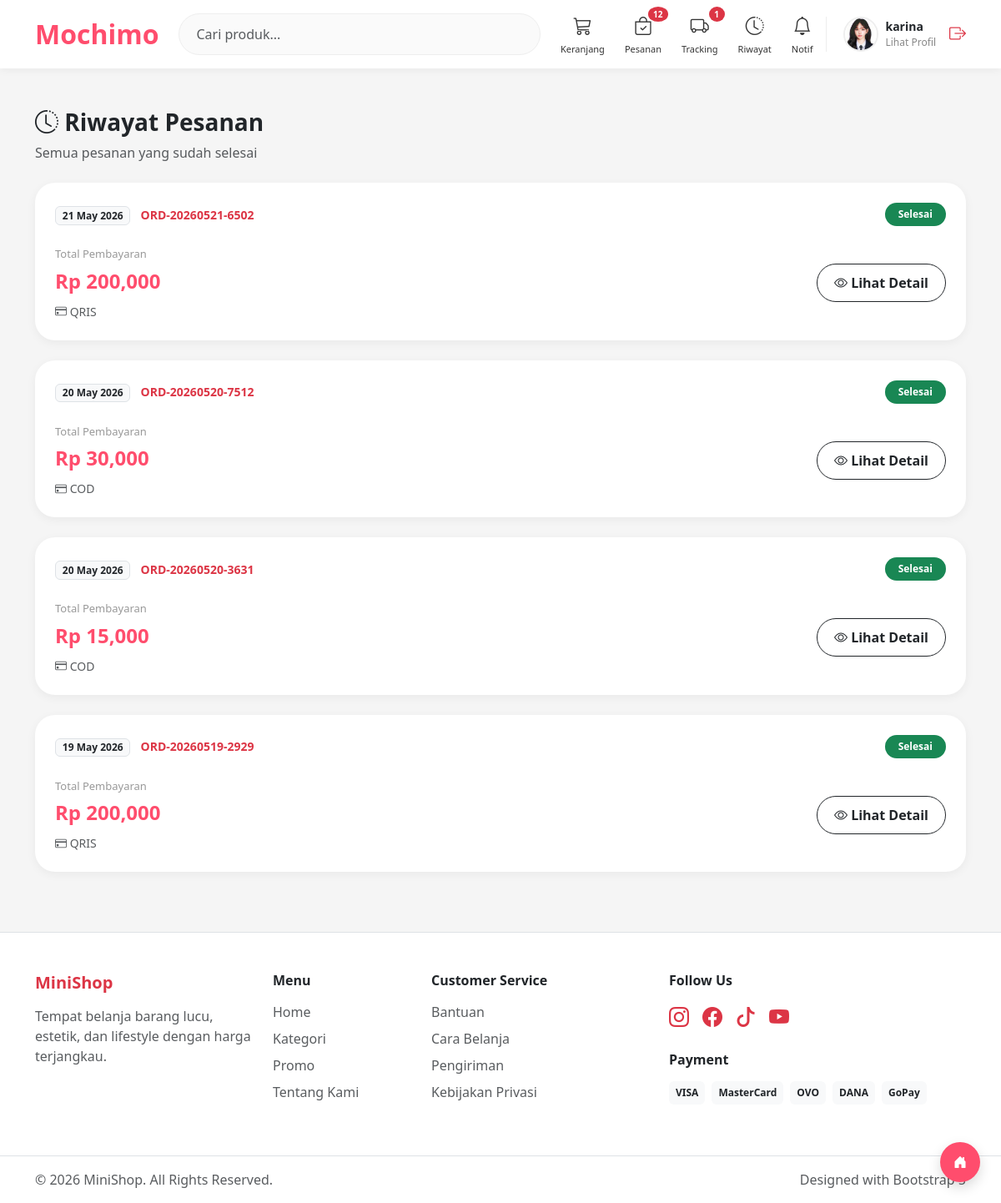
The app's page /customer/riwayat.php (signed in) with its own data.
### tables this page shows
CREATE TABLE `users` (
  `id_user` int NOT NULL,
  `nama` varchar(100) NOT NULL,
  `email` varchar(100) NOT NULL,
  `password` varchar(255) NOT NULL,
  `no_hp` varchar(20) DEFAULT NULL,
  `alamat` text,
  `foto` varchar(255) DEFAULT NULL,
  `role` enum('admin','customer') DEFAULT 'customer',
  `created_at` timestamp NOT NULL DEFAULT CURRENT_TIMESTAMP,
  `gender` varchar(10) DEFAULT NULL
);

CREATE TABLE `pesanan` (
  `id_pesanan` int NOT NULL,
  `id_user` int DEFAULT NULL,
  `tanggal_pesan` datetime DEFAULT CURRENT_TIMESTAMP,
  `total` int NOT NULL,
  `diskon` int NOT NULL,
  `total_bayar` int DEFAULT NULL,
  `status` enum('menunggu pembayaran','diproses','dikirim','selesai','dibatalkan') DEFAULT 'menunggu pembayaran',
  `alamat_pengiriman` text,
  `metode_pembayaran` varchar(50) DEFAULT NULL,
  `nomor_pesanan` varchar(50) DEFAULT NULL,
  `bank_tujuan` varchar(100) DEFAULT NULL,
  `bukti_pembayaran` varchar(255) DEFAULT NULL,
  `status_pembayaran` enum('pending','menunggu_verifikasi','dibayar','expired','belum dibayar') NOT NULL DEFAULT 'pending',
  `batas_pembayaran` datetime DEFAULT NULL,
  `waktu_dikirim` datetime DEFAULT NULL,
  `waktu_selesai` datetime DEFAULT NULL,
  `nomor_pembayaran` varchar(50) DEFAULT NULL,
  `is_read` tinyint(1) DEFAULT '0'
);

### customer/riwayat.php (the view, shortened to what this page needs)
<?php
include "../config/koneksi.php";
$id_user = $_SESSION['id_user'];
$query = mysqli_query($conn, "
    SELECT * FROM pesanan
    WHERE id_user = '$id_user'
    AND status = 'Selesai'
    ORDER BY tanggal_pesan DESC
");
include "../template/header.php";
include "../template/navbar_customer.php";
?>
<a href="dashboard.php" class="back-home-btn">
    <i class="bi bi-house-door-fill"></i>
</a>
<div class="container py-5">
    <div class="mb-4">
        <h3 class="fw-bold">
            <i class="bi bi-clock-history"></i>
            Riwayat Pesanan
        </h3>
        <p class="text-muted mb-0">
            Semua pesanan yang sudah selesai
        </p>
    </div>
    <?php if(mysqli_num_rows($query) == 0) : ?>
        <div class="empty-box">
            <div class="empty-icon">
                <i class="bi bi-bag-x"></i>
            </div>
            <h4 class="fw-bold mt-3">
                Belum Ada Riwayat
            </h4>
            <p class="text-muted">
                Belum ada pesanan yang selesai
            </p>
            <a href="dashboard.php"
               class="btn btn-danger rounded-pill px-4">
                Belanja Sekarang
            </a>
        </div>
    <?php else : ?>
        <div class="row">
            <?php while($p = mysqli_fetch_assoc($query)) : ?>
            <?php
                $tanggal = !empty($p['tanggal_pesan'])
                    ? date('d M Y', strtotime($p['tanggal_pesan']))
                    : '-';
                $nomor = $p['nomor_pesanan'] ?? ('INV-' . $p['id_pesanan']);
            ?>
            <div class="col-12 mb-4">
                <div class="card history-card">
                    <div class="card-body p-4">
                        <div class="d-flex justify-content-between align-items-center mb-4">
                            <div>
                                <span class="badge bg-light text-dark border me-2">
                                    <?= $tanggal ?>
                                </span>
                                <span class="fw-bold text-danger small">
                                    <?= $nomor ?>
                                </span>
                            </div>
                            <span class="badge bg-success status-badge">
                                Selesai
                            </span>
                        </div>
                        <div class="row align-items-center">
                            <div class="col-md-8">
                                <div class="info-label mb-1">
                                    Total Pembayaran
                                </div>
                                <div class="total-price mb-2">
                                    Rp <?= number_format($p['total'] ?? 0) ?>
                                </div>
                                <div class="text-muted small">
                                    <i class="bi bi-credit-card"></i>
                                    <?= $p['metode_pembayaran'] ?? '-' ?>
                                </div>
                            </div>
                            <div class="col-md-4 text-md-end mt-4 mt-md-0">
                                <a href="detail_tracking.php?id=<?= $p['id_pesanan'] ?>"
                                   class="btn btn-outline-dark btn-detail">
                                    <i class="bi bi-eye"></i>
                                    Lihat Detail
                                </a>
                            </div>
                        </div>
                    </div>
                </div>
            </div>
            <?php endwhile; ?>
        </div>
    <?php endif; ?>
</div>
<?php include "../template/footer.php"; ?>

### template/navbar_customer.php (shortened to what this page needs)
<?php
include "../config/koneksi.php";
$id_user = $_SESSION['id_user'] ?? 0;
$queryUser = mysqli_query($conn,"
SELECT * FROM users
WHERE id_user='$id_user'
");
$user = mysqli_fetch_assoc($queryUser ?? []);
$fotoProfile = (!empty($user['foto']))
    ? "../assets/profile/" . $user['foto']
    : "../assets/img/user.png";
$queryPesanan = mysqli_query($conn,"
SELECT COUNT(*) as total
FROM pesanan
WHERE id_user='$id_user'
AND status IN ('Diproses','Menunggu pembayaran')
");
$dataPesanan = mysqli_fetch_assoc($queryPesanan);
$total_pesanan = $dataPesanan['total'] ?? 0;
$queryTracking = mysqli_query($conn,"
SELECT COUNT(*) as total
FROM pesanan
WHERE id_user='$id_user'
AND status='Dikirim'
");
$dataTracking = mysqli_fetch_assoc($queryTracking);
$total_tracking = $dataTracking['total'] ?? 0;
?>
<nav class="navbar navbar-expand-lg navbar-light navbar-custom sticky-top">
<div class="container d-flex align-items-center">
    <a href="../customer/dashboard.php" class="logo-text me-4">
        Mochimo
    </a>
    <form class="d-flex flex-grow-1 me-4 search-wrapper"
          method="GET"
          action="../customer/dashboard.php">
        <input type="search"
               name="cari"
               class="form-control search-input"
               placeholder="Cari produk..."
               autocomplete="off">
    </form>
    <div class="menu-wrapper me-3">
        <a href="../customer/cart.php" class="menu-icon">
            <i class="bi bi-cart3"></i>
            <small>Keranjang</small>
        </a>
        <a href="../customer/pesanan.php" class="menu-icon">
            <i class="bi bi-bag-check"></i>
            <?php if($total_pesanan > 0){ ?>
                <span class="badge bg-danger badge-custom">
                    <?= $total_pesanan; ?>
                </span>
            <?php } ?>
            <small>Pesanan</small>
        </a>
        <a href="../customer/tracking_pesanan.php" class="menu-icon">
            <i class="bi bi-truck"></i>
            <?php if($total_tracking > 0){ ?>
                <span class="badge bg-danger badge-custom">
                    <?= $total_tracking; ?>
                </span>
            <?php } ?>
            <small>Tracking</small>
        </a>
        <a href="../customer/riwayat.php" class="menu-icon">
            <i class="bi bi-clock-history"></i>
            <small>Riwayat</small>
        </a>
        <a href="../customer/notifikasi.php" class="menu-icon">
            <i class="bi bi-bell"></i>
            <small>Notif</small>
        </a>
    </div>
    <div class="d-flex align-items-center profile-navbar">
        <a href="../customer/profil.php"
           class="d-flex align-items-center text-decoration-none text-dark gap-2">
            <img src="<?= $fotoProfile; ?>" class="profile-img">
            <div>
                <div class="profile-name">
                    <?= isset($user['nama']) ? $user['nama'] : 'Customer'; ?>
                </div>
                <div class="profile-text">
                    Lihat Profil
                </div>
            </div>
        </a>
        <a href="../auth/logout.php" class="text-danger ms-3">
            <i class="bi bi-box-arrow-right fs-5"></i>
        </a>
    </div>
</div>
</nav>

### assets/css/style.css (style rules this page uses)
body { background:#f5f5f5; font-family:Arial,sans-serif; }

### template/navbar_customer.php (style rules this page uses)
.navbar-custom { background:white; box-shadow:0 2px 10px rgba(0,0,0,0.05); padding:14px 0; z-index:999; }
.logo-text { font-weight:800; font-size:32px; color:#ff4d6d !important; text-decoration:none; }
.search-input { border-radius:50px; padding:12px 20px; border:1px solid #eee; background:#fafafa; }
.menu-wrapper { display:flex; align-items:center; gap:24px; }
.menu-icon { color:#333; position:relative; transition:0.2s; display:flex; flex-direction:column; align-items:center; text-decoration:none; }
.menu-icon i { font-size:22px; }
.menu-icon small { font-size:11px; margin-top:4px; font-weight:500; }
.badge-custom { position:absolute; top:-6px; right:-8px; font-size:10px; min-width:18px; height:18px; border-radius:50%; display:flex; align-items:center; justify-content:center; }
.profile-navbar { padding-left:20px; border-left:1px solid #eee; }
.profile-img { width:42px; height:42px; border-radius:50%; object-fit:cover; border:2px solid #eee; }
.profile-name { font-size:14px; font-weight:700; margin-bottom:0; }
.profile-text { font-size:12px; color:#888; }

### customer/riwayat.php (style rules this page uses)
body { background:#f5f5f5; font-family:'Segoe UI',sans-serif; }
.back-home-btn { position: fixed; bottom: 25px; right: 25px; width: 48px; height: 48px; background: #ff4d6d; color: white; border-radius: 50%; display: flex; align-items: center; justify-content: center; box-shadow: 0 6px 15px rgba(0,0,0,0.15); text-decoration: none; z-index: 999; transition: 0.2s ease; }
.history-card { border:none; border-radius:24px; overflow:hidden; background:white; box-shadow:0 3px 12px rgba(0,0,0,0.05); transition:0.2s; }
.status-badge { padding:8px 16px; border-radius:30px; font-size:12px; font-weight:600; }
.total-price { font-size:24px; font-weight:700; color:#ff4d6d; }
.btn-detail { border-radius:30px; padding:10px 20px; font-weight:600; }
.info-label { font-size:13px; color:#999; }

### records on screen
users: foto (picture), nama "karina"
pesanan: tanggal_pesan "21 May 2026", nomor_pesanan "ORD-20260521-6502", total "200,000", metode_pembayaran "QRIS"
pesanan: tanggal_pesan "20 May 2026", nomor_pesanan "ORD-20260520-7512", total "30,000", metode_pembayaran "COD"
pesanan: tanggal_pesan "20 May 2026", nomor_pesanan "ORD-20260520-3631", total "15,000", metode_pembayaran "COD"
pesanan: tanggal_pesan "19 May 2026", nomor_pesanan "ORD-20260519-2929", total "200,000", metode_pembayaran "QRIS"

### other values on screen
$total_pesanan "12"
$total_tracking "1"
